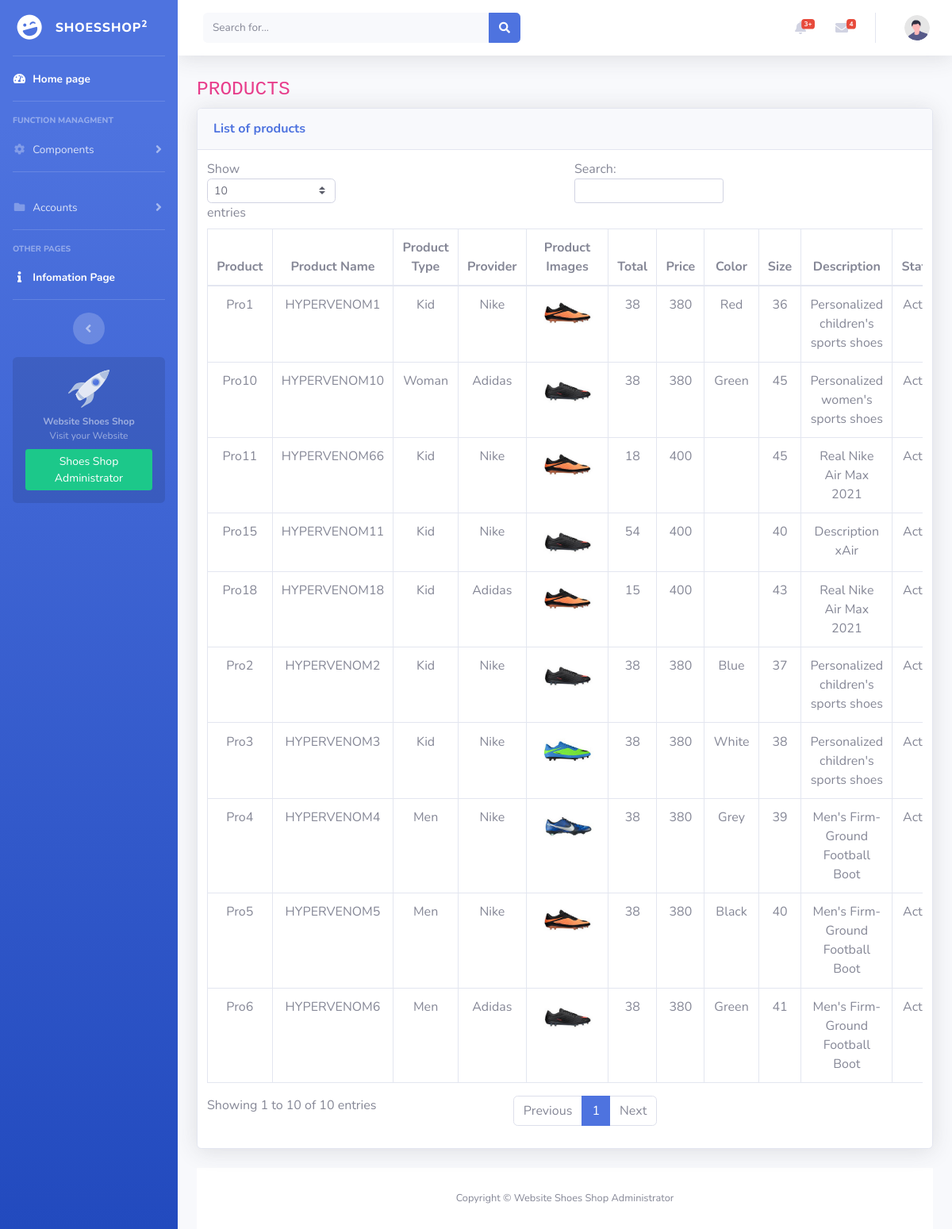
/product.php (signed in), run on the app's committed database.
### tables this page shows
CREATE TABLE IF NOT EXISTS `product` (
  `id_product` varchar(20) NOT NULL,
  `productname` varchar(100) NOT NULL,
  `id_producttype` varchar(20) NOT NULL,
  `id_provider` varchar(20) NOT NULL,
  `productimage` varchar(50) NOT NULL,
  `total` int(11) NOT NULL,
  `price` double NOT NULL,
  `color` varchar(20) NOT NULL,
  `size` float NOT NULL,
  `description` varchar(100) NOT NULL,
  `status` int(11) NOT NULL,
  PRIMARY KEY (`id_product`)
);

### product.php (called while the page is built, shortened)
<?php
    $level ="";
    $isProduct = true;
    include $level."layout.php";
?>

### index__data.php (called while the page is built, shortened)
<?php
    $level = "";
    include $level."DB/database.php";
    $SQL_str_listproduct = "SELECT * from product";
    $list__product = $connect->prepare($SQL_str_listproduct);
    $list__product -> execute();
    $list__product_rowsdata = $list__product ->fetchAll();

### component/product--content.php (the view, shortened to what this page needs)
<?php
    include $level."index__data.php";
?>
<div class="container-fluid">
<h1 class="h3 mb-2 text-gray-800"><code>PRODUCTS</code></h1>
<div class="card shadow mb-4">
    <div class="card-header py-3">
        <h6 class="m-0 font-weight-bold text-primary">List of products</h6>
    </div>
    <div class="card-body">
        <div class="table-responsive">
            <table class="table table-bordered" id="dataTable" width="100%" cellspacing="0">
                <thead>
                    <tr>
                        <th>Product</th>
                        <th>Product Name</th>
                        <th>Product Type</th>
                        <th>Provider</th>
                        <th>Product Images</th>
                        <th>Total</th>
                        <th>Price</th>
                        <th>Color</th>
                        <th style="width:40px;">Size</th>
                        <th>Description</th>
                        <th>Status</th>
                    </tr>
                </thead>
                <tbody>
                    <?php foreach ($list__product_rowsdata as $arr__product)
                    {
                    ?>
                        <tr>
                            <td><?php echo $level.$arr__product["id_product"]?></td>
                            <td><?php echo $level.$arr__product["productname"]?></td>
                            <td><?php echo $level.$arr__product["id_producttype"]?></td>
                            <td><?php echo $level.$arr__product["id_provider"]?></td>
                            <td><img src="<?php echo $level.img__path.$arr__product["productimage"]?>" alt="<?php echo $level.img__path.$arr__product["productimage"]?>" style="width:80px;"></td>
                            <td><?php echo $level.$arr__product["total"]?></td>
                            <td><?php echo $level.$arr__product["price"]?></td>
                            <td><?php echo $level.$arr__product["color"]?></td>
                            <td style="width:40px;"><?php echo $level.$arr__product["size"]?></td>
                            <td><?php echo $level.$arr__product["description"]?></td>
                            <td><?php echo ($level.$arr__product["status"])?"Active":"Inactive"?></td>
                        </tr>
                    <?php }?>
                </tbody>
            </table>
        </div>
    </div>
</div>

### component/head.php (shortened to what this page needs)
<!DOCTYPE html>
<html lang="en">
<head>
    <link href="vendor/fontawesome-free/css/all.min.css" rel="stylesheet" type="text/css">
    <link href="<?php echo $level.css__path."sb-admin-2.min.css" ?>" rel="stylesheet">
    <link href="<?php echo $level.css__path."sb-admin-2.css" ?>" rel="stylesheet">

### component/sidebar.php (shortened to what this page needs)
<?php
     $level ="";
?>
</head>
<body id="page-top">
    <div id="wrapper">
        <ul class="navbar-nav bg-gradient-primary sidebar sidebar-dark accordion" id="accordionSidebar">
            <a class="sidebar-brand d-flex align-items-center justify-content-center" href="<?php echo $level."index.php"?>">
                <div class="sidebar-brand-icon rotate-n-15">
                    <i class="fas fa-laugh-wink"></i>
                </div>
                <div class="sidebar-brand-text mx-3">ShoesShop<sup>2</sup></div>
            </a>
            <hr class="sidebar-divider my-0">
            <li class="nav-item active">
                <a class="nav-link" href="<?php echo $level."index.php"?>">
                    <i class="fas fa-fw fa-tachometer-alt"></i>
                    <span>Home page</span></a>
            </li>
            <hr class="sidebar-divider">
            <div class="sidebar-heading">
                function managment
            </div>
            <li class="nav-item">
                <a class="nav-link collapsed" href="#" data-toggle="collapse" data-target="#collapseTwo"
                    aria-expanded="true" aria-controls="collapseTwo">
                    <i class="fas fa-fw fa-cog"></i>
                    <span>Components</span>
                </a>
            </li>
            <hr class="sidebar-divider">
            <li class="nav-item">
                <a class="nav-link collapsed" href="#" data-toggle="collapse" data-target="#collapsePages"
                    aria-expanded="true" aria-controls="collapsePages">
                    <i class="fas fa-fw fa-folder"></i>
                    <span>Accounts</span>
                </a>
            </li>
            <hr class="sidebar-divider">
            <div class="sidebar-heading">
                Other Pages
            </div>
            <li class="nav-item active">
                <a class="nav-link collapsed"  href="<?php echo $level."Infopage.php" ?>">
                    <i class="fas fa-fw fa-info"></i>
                    <span>Infomation Page</span></a>
            </li>
            <hr class="sidebar-divider d-none d-md-block">
            <div class="text-center d-none d-md-inline">
                <button class="rounded-circle border-0" id="sidebarToggle"></button>
            </div>
            <div class="sidebar-card d-none d-lg-flex">
                <img class="sidebar-card-illustration mb-2" src="img/undraw_rocket.svg" alt="...">
                <p class="text-center mb-2"><strong>Website Shoes Shop</strong> </br>Visit your Website</p>
                <a class="btn btn-success btn-sm" href="http://localhost/Website%20Shoes%20Shop/index.php">Shoes Shop Administrator</a>
            </div>
        </ul>

### component/wrapper__topbar.php (shortened to what this page needs)
<div id="content-wrapper" class="d-flex flex-column">
    <div id="content">
        <nav class="navbar navbar-expand navbar-light bg-white topbar mb-4 static-top shadow">
            <form
                class="d-none d-sm-inline-block form-inline mr-auto ml-md-3 my-2 my-md-0 mw-100 navbar-search">
                <div class="input-group">
                    <input type="text" class="form-control bg-light border-0 small" placeholder="Search for..."
                        aria-label="Search" aria-describedby="basic-addon2">
                    <div class="input-group-append">
                        <button class="btn btn-primary" type="button" data-toggle="modal" data-target="#exampleModal">
                            <i class="fas fa-search fa-sm"></i>
                        </button>
                    </div>
                </div>
            </form>
            <ul class="navbar-nav ml-auto">
                <li class="nav-item dropdown no-arrow mx-1">
                    <a class="nav-link dropdown-toggle" href="#" id="alertsDropdown" role="button"
                        data-toggle="dropdown" aria-haspopup="true" aria-expanded="false">
                        <i class="fas fa-bell fa-fw"></i>
                        <span class="badge badge-danger badge-counter">3+</span>
                    </a>
                </li>
                <li class="nav-item dropdown no-arrow mx-1">
                    <a class="nav-link dropdown-toggle" href="#" id="messagesDropdown" role="button"
                        data-toggle="dropdown" aria-haspopup="true" aria-expanded="false">
                        <i class="fas fa-envelope fa-fw"></i>
                        <span class="badge badge-danger badge-counter">4</span>
                    </a>
                </li>
                <li class="nav-item dropdown no-arrow">
                    <a class="nav-link dropdown-toggle" href="#" id="userDropdown" role="button"
                        data-toggle="dropdown" aria-haspopup="true" aria-expanded="false">
                        <img class="img-profile rounded-circle" src="<?php echo $level.img__path."undraw_profile.svg"?>">
                    </a>
                </li>
            </ul>
        </nav>

### layout.php (shortened to what this page needs)
<?php
    include $level.com__path."head.php";
    include $level.com__path.'sidebar.php';
    include $level.com__path.'wrapper__topbar.php';
    if($isProduct == true)
    {
        include $level.com__path.'product--content.php';
    }
    include $level.foo__path.'footer.php';
?>

### footer/footer.php (shortened to what this page needs)
<footer class="sticky-footer bg-white">
                <div class="container my-auto">
                    <div class="copyright text-center my-auto">
                        <span>Copyright &copy; Website Shoes Shop Administrator</span>
                    </div>
                </div>
            </footer>
        </div>
    </div>
</body>
</html>

### data on the page
product: id_product "Pro5", productname "HYPERVENOM5", id_producttype "Men", id_provider "Nike", productimage (picture), total "38", price "380", color "Black", size "40", description "Men's Firm-Ground Football Boot", status "Active"
product: id_product "Pro4", productname "HYPERVENOM4", id_producttype "Men", id_provider "Nike", productimage (picture), total "38", price "380", color "Grey", size "39", description "Men's Firm-Ground Football Boot", status "Active"
product: id_product "Pro3", productname "HYPERVENOM3", id_producttype "Kid", id_provider "Nike", productimage (picture), total "38", price "380", color "White", size "38", description "Personalized children's sports shoes", status "Active"
product: id_product "Pro2", productname "HYPERVENOM2", id_producttype "Kid", id_provider "Nike", productimage (picture), total "38", price "380", color "Blue", size "37", description "Personalized children's sports shoes", status "Active"
product: id_product "Pro1", productname "HYPERVENOM1", id_producttype "Kid", id_provider "Nike", productimage (picture), total "38", price "380", color "Red", size "36", description "Personalized children's sports shoes", status "Active"
product: id_product "Pro6", productname "HYPERVENOM6", id_producttype "Men", id_provider "Adidas", productimage (picture), total "38", price "380", color "Green", size "41", description "Men's Firm-Ground Football Boot", status "Active"
product: id_product "Pro11", productname "HYPERVENOM66", id_producttype "Kid", id_provider "Nike", productimage (picture), total "18", price "400", size "45", description "Real Nike Air Max 2021", status "Active"
product: id_product "Pro15", productname "HYPERVENOM11", id_producttype "Kid", id_provider "Nike", productimage (picture), total "54", price "400", size "40", description "Description xAir", status "Active"
product: id_product "Pro18", productname "HYPERVENOM18", id_producttype "Kid", id_provider "Adidas", productimage (picture), total "15", price "400", size "43", description "Real Nike Air Max 2021", status "Active"
product: id_product "Pro10", productname "HYPERVENOM10", id_producttype "Woman", id_provider "Adidas", productimage (picture), total "38", price "380", color "Green", size "45", description "Personalized women's sports shoes", status "Active"
